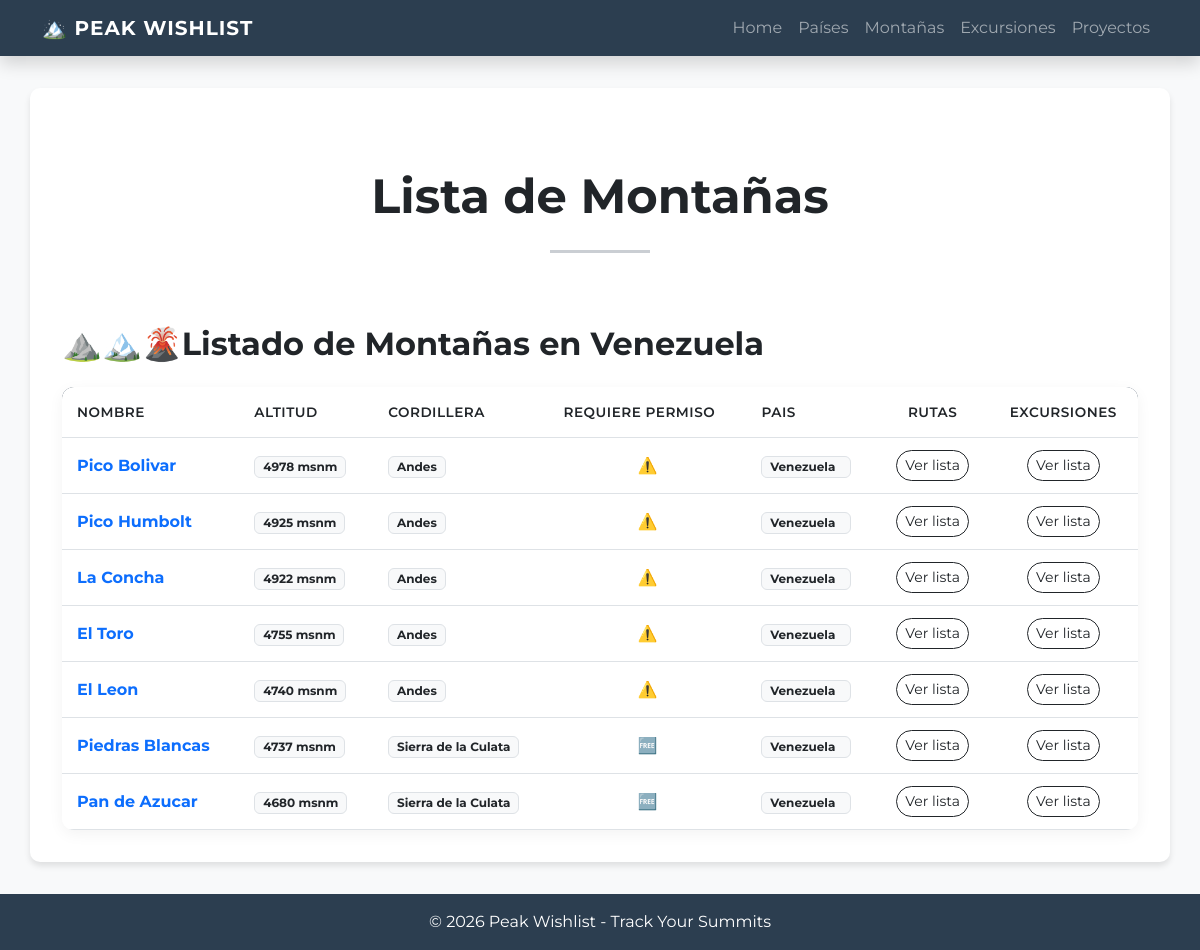
The page /pais/montanas/1 on the database as committed earlier.
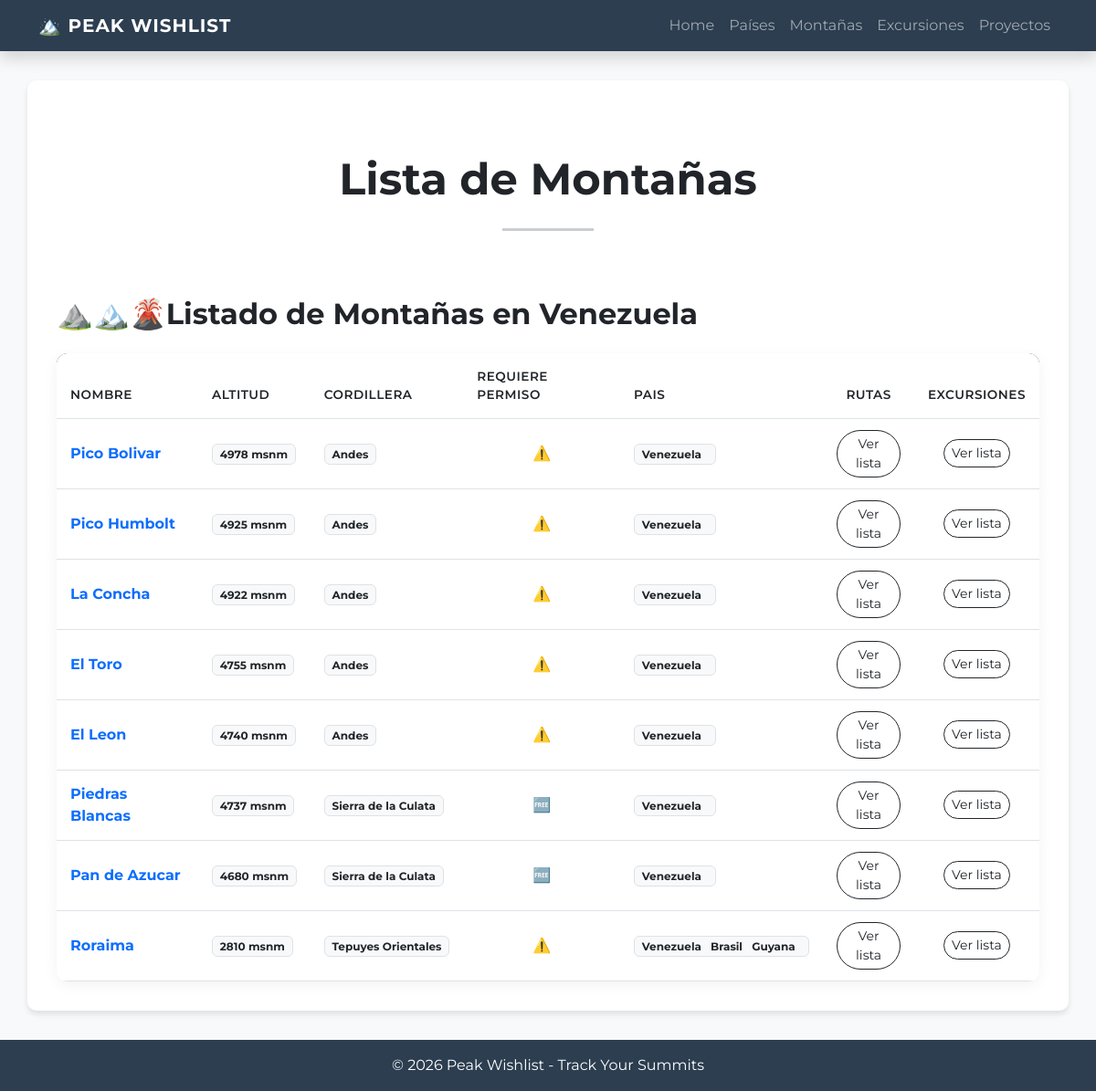
The same page on the database as committed later.
### peak_wishlist/models.py (models this page shows, shortened)
class Montana(models.Model):
    nombre = models.CharField(max_length= 50, null=False, blank=False)
    altitud = models.PositiveIntegerField(null=False, blank=False)
    cordillera = models.CharField(max_length=50, null=True, blank=True)
    pais = models.ManyToManyField(Pais, related_name="montanas")
    provincia_estado_departamento_region = models.CharField(max_length=50, blank=False)
    requiere_permiso = models.BooleanField(default=False)
    parque = models.ForeignKey(Parque, null=True, blank=True, on_delete=models.PROTECT)
    class Meta:
        verbose_name="Montaña"
        verbose_name_plural="Montañas"

class Pais(models.Model):
    class Continente(models.TextChoices):
        AMERICA = 'America'
        EUROPA = 'Europa'
        AFRICA = 'Africa'
        OCEANIA = 'Oceania'
        ASIA = 'Asia'
    nombre = models.CharField(max_length= 50)
    continente = models.CharField(max_length=20, choices=Continente.choices, null=False)
    class Meta:
        verbose_name="Pais"
        verbose_name_plural="Paises"

### peak_wishlist/views.py (the view)
# urls.py: path('pais/montanas/<int:pais_id>', views.montanas, name='montanas_por_pais'),
def montanas(request, pais_id=None):
    if pais_id:
        pais =  models.Pais.objects.get(id =pais_id)
        query = models.Montana.objects.filter(pais=pais).order_by('-altitud')
        extension_titulo = f" en {pais.nombre}"
    else:
        query = models.Montana.objects.all().order_by('-altitud')
        extension_titulo = " "
    return render(request, "peak_wishlist/montana.html", {'montanas': query, "extension_titulo": extension_titulo})

### peak_wishlist/templates/peak_wishlist/montana.html (shortened to what this page needs)
{% extends 'peak_wishlist/base.html' %}
{% block contenido  %}
<div class="text-center py-5">
    <h3 class="display-5 fw-bold text-dark">Lista de Montañas</h3>
    <hr class="my-4 mx-auto" style="width: 100px; border-top: 3px solid #2c3e50;">
</div>
<h2 class="mb-4 text-dark fw-bold">⛰️🏔️🌋Listado de Montañas {{ extension_titulo }}</h2>
<div class="table-container-custom table-responsive">
    <table class="table table-custom mb-0">
        <thead>
            <tr>
                <th>Nombre</th>
                <th>Altitud</th>
                <th>Cordillera</th>
                <th>Requiere Permiso</th>
                <th>Pais</th>
                <th class="text-center">Rutas</th>
                <th class="text-center">Excursiones</th>
            </tr>
        </thead>
        <tbody>
            {% for montana in montanas %}
            <tr>
                <td class="fw-bold text-primary">{{ montana.nombre }}</td>
                <td>
                    <span class="badge bg-light text-dark border">
                        {{ montana.altitud }} msnm
                    </span>
                </td>
                <td>
                    <span class="badge bg-light text-dark border">
                        {{ montana.cordillera }}
                    </span>
                </td>
                <td class="text-center">
                    {% if montana.requiere_permiso %}
                        ⚠️
                    {% else %}
                        🆓
                    {% endif %}
                </td>
                <td>
                    <span class="badge bg-light text-dark border">
                        {% for pais in montana.pais.all %}
                            {{ pais.nombre }} &nbsp;
                        {% endfor %}
                    </span>
                </td>
                <td class="text-center">
                    <a href="#" class="btn btn-sm btn-outline-dark rounded-pill">Ver lista</a>
                </td>
                <td class="text-center">
                    <a href="#" class="btn btn-sm btn-outline-dark rounded-pill">Ver lista</a>
                </td>
            </tr>
            {% empty %}
            <tr>
                <td colspan="5" class="text-center py-4 text-muted">
                    No hay países registrados todavía.
                </td>
            </tr>
            {% endfor %}
        </tbody>
    </table>
</div>
{% endblock contenido  %}

### peak_wishlist/templates/peak_wishlist/base.html (shortened to what this page needs)
<!doctype html>
<html lang="es">
  <head>
    <link href="https://cdn.jsdelivr.net/npm/bootstrap@5.3.0/dist/css/bootstrap.min.css" rel="stylesheet">
  </head>
  <body class="d-flex flex-column min-vh-100">
    <nav class="navbar navbar-expand-lg navbar-dark shadow">
      <div class="container">
        <a class="navbar-brand" href="{% url 'peak_wishlist:index' %}">
          🏔️ PEAK WISHLIST
        </a>
        <div class="collapse navbar-collapse" id="navbarNav">
          <ul class="navbar-nav ms-auto">
            <li class="nav-item">
              <a class="nav-link" href="{% url 'peak_wishlist:index' %}">Home</a>
            </li>
            <li class="nav-item">
              <a class="nav-link" href="{% url 'peak_wishlist:pais' %}">Países</a>
            </li>
            <li class="nav-item">
              <a class="nav-link" href="{% url 'peak_wishlist:montanas' %}">Montañas</a>
            </li>
            <li class="nav-item">
              <a class="nav-link" href="#">Excursiones</a>
            </li>
            <li class="nav-item">
              <a class="nav-link" href="#">Proyectos</a>
            </li>
          </ul>
        </div>
      </div>
    </nav>
    <main class="container main-container">
        {% block contenido %}
        {% endblock contenido %}
    </main>
    <footer class="text-center mt-auto">
      <div class="container">
        <p class="mb-0">&copy; 2026 Peak Wishlist - Track Your Summits</p>
      </div>
    </footer>
  </body>
</html>

### peak_wishlist/templates/peak_wishlist/base.html (style rules this page uses)
body { font-family: 'Montserrat', sans-serif; background-color: #f8f9fa; }
.navbar { background-color: #2c3e50 !important; }
.navbar-brand { font-weight: 700; letter-spacing: 1px; }
.main-container { min-height: 80vh; margin-top: 2rem; margin-bottom: 2rem; background: white; padding: 2rem; border-radius: 10px; box-shadow: 0 4px 6px rgba(0,0,0,0.1); }
footer { background-color: #2c3e50; color: white; padding: 1rem 0; margin-top: auto; }
.table-container-custom { background: white; border-radius: 12px; overflow: hidden; box-shadow: 0 4px 15px rgba(0,0,0,0.05); }
.table-custom thead { background-color: #2c3e50; color: white; }
.table-custom th { font-weight: 600; text-transform: uppercase; font-size: 0.85rem; letter-spacing: 0.5px; padding: 15px !important; }
.table-custom td { padding: 12px 15px !important; vertical-align: middle; }

Rows that differ between the two databases and show on the page:
added Montana: nombre "Roraima", altitud "2810", cordillera "Tepuyes Orientales", Pais (nombre "Venezuela")
added Pais: nombre "Brasil", shown under "Roraima"
added Pais: nombre "Guyana", shown under "Roraima"
